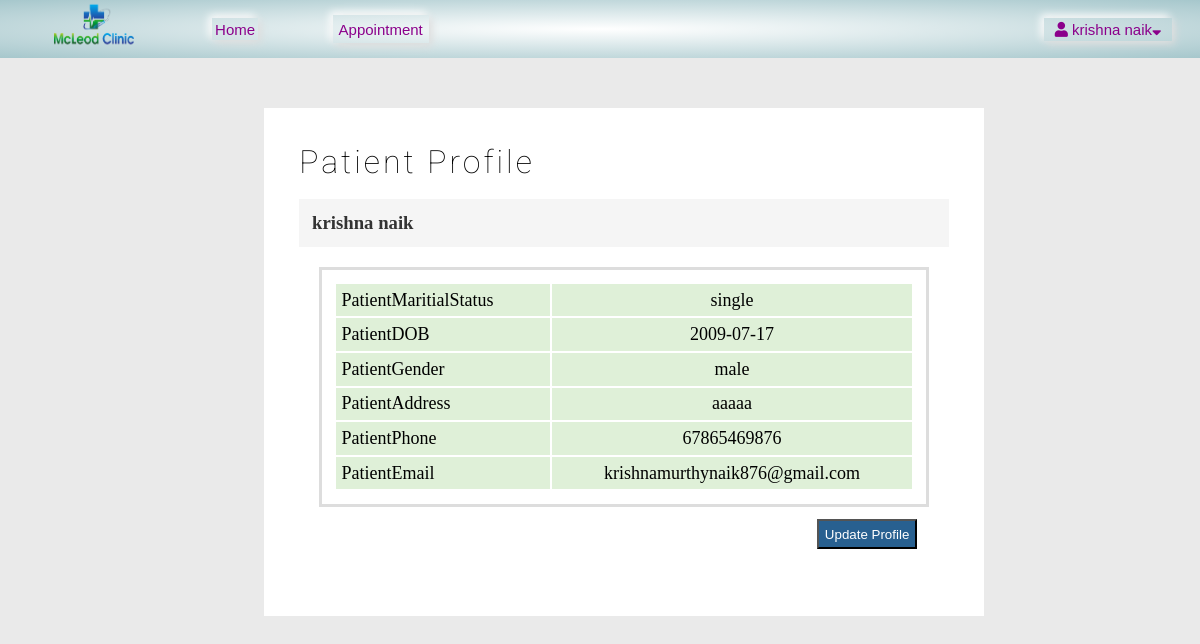
The page /profile.php (signed in) on the database its author committed.
### tables this page shows
CREATE TABLE `patient` (
  `password` varchar(20) NOT NULL,
  `patientFirstName` varchar(20) NOT NULL,
  `patientLastName` varchar(20) NOT NULL,
  `patientMaritialStatus` varchar(10) NOT NULL,
  `patientDOB` date NOT NULL,
  `patientGender` varchar(10) NOT NULL,
  `patientAddress` varchar(100) NOT NULL,
  `patientPhone` varchar(15) NOT NULL,
  `email` varchar(100) NOT NULL,
  `idpatient` varchar(50) NOT NULL
);

### profile.php (the view, shortened to what this page needs)
<?php
include_once 'config.php';
$usersession = $_SESSION['patientSession'];
$sql = "SELECT * FROM patient WHERE idpatient='$usersession'";
$result = mysqli_query($conn, $sql);
$userRow=mysqli_fetch_array($result,MYSQLI_ASSOC);
?>
<!DOCTYPE html>
<html lang="en">
<head>
    <link rel="stylesheet" href="style.css">
    <link rel="stylesheet" type="text/css" href="https://cdnjs.cloudflare.com/ajax/libs/font-awesome/5.15.1/css/all.min.css">
</head>
	<body>
    <div >
        <div class="ph" style="display: flex;">
        <table style="width: 40%;">
            <tr>
                <td align="center"><img src="img/logo.png" height="50" width="80" ></td>
                <td align="center"><button class="pl"><a href="patient.php" style="text-decoration: none;color: darkmagenta;" >Home</a></button></td>
                <td align="center"><button class="pl"><a href="patientapplist.php?idpatient=<?php echo $userRow['idpatient']; ?>" style="text-decoration: none;color:darkmagenta;">Appointment</a</button></td>
            </tr>
        </table>
        <div style="padding-left: 47%;padding-top:1.5%">
        <button class="pl" style="width: 120%;" id="small"><a href="#"  style="text-decoration: none;color: darkmagenta;"><i class="fa fa-user"></i> <?php echo $userRow['patientFirstName']; ?> <?php echo $userRow['patientLastName']; ?><i class="fas fa-sort-down"></i></a></button>
        </div>
        </div>
		<div style=" background-color: #EAEAEA !important;">
			<div style="padding-bottom: 190px; padding-top: 50px;">
				<div style="width: 60%;padding-left:22%">
                <div >
							<div style="background-color: white;padding:3%">
                            <div>
									<div style="background-color: white;padding:2%;">
									<h3 style="font-family:'Roboto', sans-serif;letter-spacing:3px;font-size:xx-large;font-weight:lighter">Patient Profile</h3>
									<br>
                                    <div >
												<div style="color: #333;background-color: #f5f5f5;border-color:#ddd;padding:2%"><h3> <?php echo $userRow['patientFirstName']; ?> <?php echo $userRow['patientLastName']; ?> </h3></div>
                                                <div style="padding: 3%;">
												<div style="padding: 2%;border-color: #ddd;border-style:solid">
										<table style="width: 100%;" align="center"  >
											<tbody>
												<tr style="background-color:#dff0d8">
													<td style="padding: 1%;font-size:large">PatientMaritialStatus</td>
													<td style="padding: 1%;font-size:large" align="center"><?php echo $userRow['patientMaritialStatus']; ?></td>
												</tr>
												<tr style="background-color:#dff0d8">
													<td style="padding: 1%;font-size:large">PatientDOB</td>
													<td style="padding: 1%;font-size:large" align="center"><?php echo $userRow['patientDOB']; ?></td>
												</tr>
												<tr style="background-color:#dff0d8">
													<td style="padding: 1%;font-size:large">PatientGender</td>
													<td style="padding: 1%;font-size:large" align="center"><?php echo $userRow['patientGender']; ?></td>
												</tr>
												<tr style="background-color:#dff0d8">
													<td style="padding: 1%;font-size:large">PatientAddress</td>
													<td style="padding: 1%;font-size:large" align="center"><?php echo $userRow['patientAddress']; ?>
													</td>
												</tr>
												<tr style="background-color:#dff0d8">
													<td style="padding: 1%;font-size:large">PatientPhone</td>
													<td style="padding: 1%;font-size:large" align="center"><?php echo $userRow['patientPhone']; ?>
													</td>
												</tr>
												<tr style="background-color:#dff0d8">
													<td style="padding: 1%;font-size:large">PatientEmail</td>
													<td style="padding: 1%;font-size:large" align="center"><?php echo $userRow['email']; ?>
													</td>
												</tr>
											</tbody>
										</table>
									</div>
									<div style="padding: 2%;" align="right">
									<button  type="button" style="padding: 1%;background-color:#286090;color:white;cursor:pointer" id="mybtn">Update Profile</button>
									</div>
								</div>
							</div>
						</div>
					</div>
							</div></div></div>
		</div>
		</div>
					</div>
		</body>
</html>

### style.css (style rules this page uses)
* { padding: 0; margin: 0; }
.ph { background-image: radial-gradient(rgb(255, 255, 255),rgb(166, 199, 204)); }
.pl { outline: none; border: none; cursor: pointer; padding: 3%; font-size: 15px; font-weight: normal; text-align: center; background:none; box-shadow: 3px 3px 8px gainsboro, -3px -3px 8px #ffffff; transition: all 0.5s; }

### rows shown on the page
patient: patientFirstName "krishna", patientLastName "naik", patientMaritialStatus "single", patientDOB "2009-07-17", patientGender "male", patientAddress "aaaaa", patientPhone "67865469876", email "krishnamurthynaik876@gmail.com"
